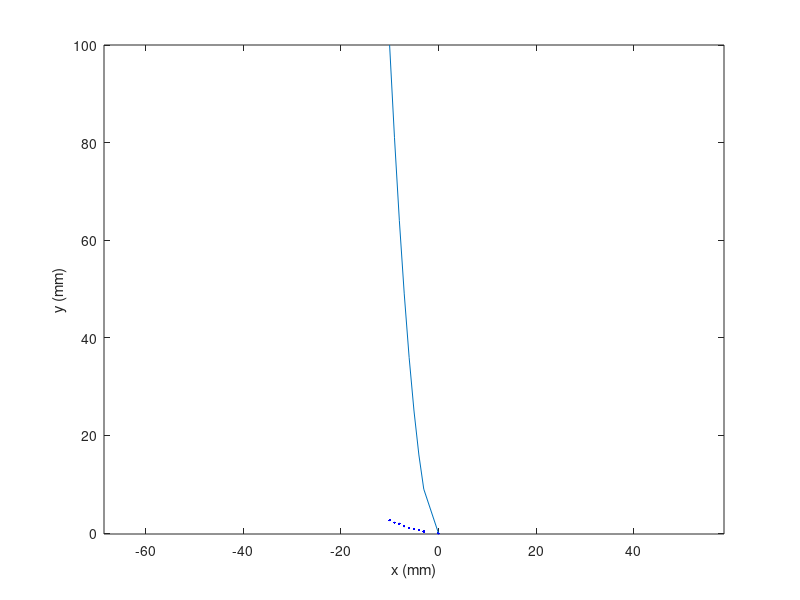

Write the MATLAB code that produced this figure. (Note: this script raises an error after producing the figure.)
%Exercise 1
%(a) Create a script file in Matlab with the following lines of code:
clear all; close all;
%%
% Enter the measured data points by hand
x = [-10 -9 -8 -7 -6 -5 -4 -3 0];
y = [2.65 2.10 1.90 1.40 1.00 0.80 0.60 0.30 0.00];
ey = [0.1 0.1 0.1 0.1 0.05 0.05 0.05 0.05 0.2];
% Plot the data with error bars
figure(1)
errorbar(x,y,ey,'b.')
% Don’t forget the labels
xlabel('x (mm)')
ylabel('y (mm)')
axis equal
%%
hold on
%%
% Do something in a second figure window.
%figure(5)
plot(x,x.^2)
hold off
%%
%b) Hope the function is accessible
WeightedFit(x,y,ey)
%%
%c)

%%
%d)
fun = @(a,b,c,x) -sqrt(a^2-(x-b).^2)+c;
% Find a starting point for the parameters a, b, and c.
guess = fun(15,0,15,x); % fun(a,b,c,x)
plot(x,guess,'r:')
% fit the data
fittedmodel = fit(x',y',fun,'StartPoint',[15 0 15]);
% plot the result
plot(fittedmodel,'r-');
%%
%e)
% fit the data using the uncertainties as weights
w = ey.^-2;
weightedfitted = fit(x',y',fun,'StartPoint',[15 0 15],'Weights',w');
% plot the result
plot(weightedfit,'r-');
%%
%Exercise 2
%(a) If you need to load data into Matlab from a file, rather than typing it in by hand, you can use the importdata()
%command. Create a new script file to analyze the radioactive decay data from Tuesday. Add these lines to your script to do
%load the data and plot it:
hold on
experiment = importdata('radioactivedecay.dat');
t = experiment.data(:,1);
N = experiment.data(:,2);
figure(42)
plot(t,N,'.b')
hold off
%(If you get errors, add a % to the front of the comment lines in the data file.)
%%
%(b) Now use Matlab's fitting tools to fit this data (i.e. don't linearize it and apply your own linear least squares fit, use the builtin
%function from Matlab we just learned about).
cftool( t, N );
%%
%(c) Print out the resulting fit parameters and plot the data with the fitted line on it. Add a legend to your plot.
%Hint: help legend
hold on
help legend
figure(3)
plot(t,N,'.b')
cftool( t, N );
hold off